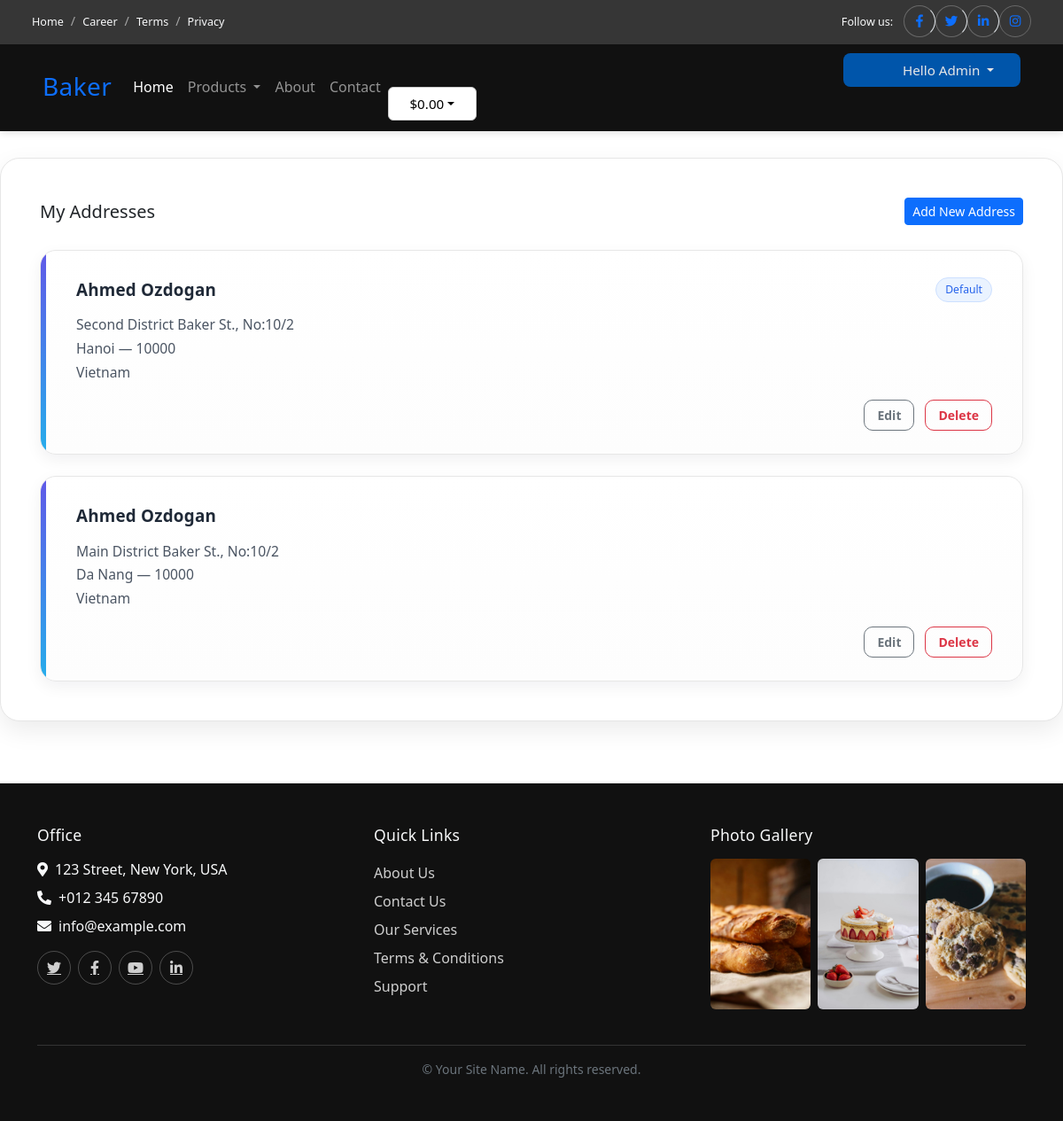
/addresses/ (signed in), run on the app's committed database.
### main/models.py (models this page shows, shortened)
class TimeStampedModel(models.Model):
    created_at = models.DateTimeField(auto_now_add=True)
    updated_at = models.DateTimeField(auto_now=True)
    class Meta:
        abstract = True

class Address(TimeStampedModel):
    user = models.ForeignKey(
        settings.AUTH_USER_MODEL,
        on_delete=models.CASCADE,
        related_name="addresses",
    )
    full_name = models.CharField(max_length=120)
    line1 = models.CharField(max_length=200)
    line2 = models.CharField(max_length=200, blank=True)
    city = models.CharField(max_length=80)
    postal_code = models.CharField(max_length=20)
    country = models.CharField(max_length=60, default="Vietnam")
    is_default = models.BooleanField(default=False)
    class Meta:
        ordering = ["-is_default", "created_at"]

### main/views.py (the view)
# urls.py: path("addresses/", address_list, name="address_list"),
def address_list(request):
    addresses = Address.objects.filter(user=request.user)
    return render(request, "main/address_list.html", {"addresses": addresses})

### shop/context_processors.py (called while the page is built)
def cart_context(request):
    try:
        cart = get_or_create_cart(request)
        items = cart.items.select_related("product") # type: ignore
        total = sum(i.quantity * i.unit_price for i in items)
        count = sum(i.quantity for i in items)
    except Exception:
        cart, items, total, count = None, [], 0, 0
    return {
        "cart_items": items,
        "cart_total": total,
        "cart_count": count,
    }

### shop/utils.py (called while the page is built)
def get_or_create_cart(request):
    if request.user.is_authenticated:
        cart, _ = Cart.objects.get_or_create(user=request.user, session_key=None)
        return cart
    session_key = _ensure_session_key(request)
    cart, _ = Cart.objects.get_or_create(user=None, session_key=session_key)
    return cart

### main/templates/main/address_list.html (shortened to what this page needs)
{% extends "main/base.html" %}
{% load static %}
{% block extra_head %}
  <link rel="stylesheet" href="{% static 'main/css/address_list.css' %}">
{% endblock %}
{% block content %}
<div class="addresses">
  <div class="addr-header">
    <h5 class="m-0">My Addresses</h5>
    <a href="{% url 'main:add_address' %}" class="btn btn-sm btn-primary btn-add-addr">Add New Address</a>
  </div>
  <div class="addr-wrapper">
    <ul class="addr-grid">
      {% if addresses %}
        {% for address in addresses %}
          <li class="addr-card">
            <div class="addr-card-body">
              <div class="addr-top">
                <strong class="addr-name">{{ address.full_name }}</strong>
                {% if address.is_default %}
                  <span class="badge-default">Default</span>
                {% endif %}
              </div>
              <div class="addr-lines">
                <div>{{ address.line1 }}{% if address.line2 %}, {{ address.line2 }}{% endif %}</div>
                <div>{{ address.city }} — {{ address.postal_code }}</div>
                <div>{{ address.country }}</div>
              </div>
              <div class="addr-actions">
                <a class="btn btn-outline-secondary btn-sm"
                   href="{% url 'main:edit_address' address.id %}">Edit</a>
                <form method="post"
                      action="{% url 'main:delete_address' address.id %}"
                      class="d-inline"
                      onsubmit="return confirm('Delete this address?');">
                  <button class="btn btn-outline-danger btn-sm" type="submit">Delete</button>
                </form>
              </div>
            </div>
          </li>
        {% endfor %}
      {% endif %}
    </ul>
  </div>
</div>
{% endblock %}

### main/templates/main/header.html (shortened to what this page needs)
<div class="site-topbar text-light d-none d-lg-block">
  <div class="container-fluid">
    <div class="row gx-0 align-items-center" style="min-height: 48px">
      <div class="col-lg-6 px-4 text-start">
        <ol class="breadcrumb mb-0 topbar-breadcrumb">
          <li class="breadcrumb-item">
            <a class="small text-light" href="{% url 'main:index' %}">Home</a>
          </li>
          <li class="breadcrumb-item">
            <a class="small text-light" href="#">Career</a>
          </li>
          <li class="breadcrumb-item">
            <a class="small text-light" href="#">Terms</a>
          </li>
          <li class="breadcrumb-item">
            <a class="small text-light" href="#">Privacy</a>
          </li>
        </ol>
      </div>
      <div class="col-lg-6 px-4 text-end">
        <small class="follow-label me-2">Follow us:</small>
        <span class="social-icons d-inline-flex align-items-center">
          <a class="social-btn border-end" href="#"
            ><i class="fab fa-facebook-f"></i
          ></a>
          <a class="social-btn border-end" href="#"
            ><i class="fab fa-twitter"></i
          ></a>
          <a class="social-btn border-end" href="#"
            ><i class="fab fa-linkedin-in"></i
          ></a>
          <a class="social-btn" href="#"><i class="fab fa-instagram"></i></a>
        </span>
      </div>
    </div>
  </div>
</div>
<nav class="navbar navbar-expand-lg navbar-dark bg-dark site-navbar fixed-top">
  <div class="container-fluid px-lg-5">
    <a href="{% url 'main:index' %}" class="navbar-brand ms-2 ms-lg-0">
      <span class="text-primary h3 mb-0">Baker</span>
    </a>
    <div class="collapse navbar-collapse" id="navbarCollapse">
      <ul class="navbar-nav mx-auto p-3 p-lg-0">
        <li class="nav-item">
          <a href="{% url 'main:index' %}" class="nav-link active">Home</a>
        </li>
        <li class="nav-item dropdown">
          <a
            class="nav-link dropdown-toggle"
            id="menuDropdown"
            role="button"
            data-bs-toggle="dropdown"
            aria-expanded="false"
          >
            Products
          </a>
        </li>
        <li class="nav-item"><a href="#" class="nav-link">About</a></li>
        <li class="nav-item"><a href="#" class="nav-link">Contact</a></li>
      </ul>
      <div
        class="flex-row gap-2 mt-2 mt-lg-0 justify-content-lg-end w-100 w-lg-auto"
      >
        <div
          class="button-cart-group d-flex flex-column justify-content-end flex-lg-row align-items-lg-center w-100 w-lg-auto"
        >
          {% if request.user.is_authenticated %}
          <div
            class="user-dropdown dropdown w-40 w-lg-auto text-center text-lg-center"
          >
            <button
              class="dropdown-toggle btn btn-outline-light w-100 w-lg-auto"
              id="userMenuBtn"
              data-bs-toggle="dropdown"
              aria-expanded="false"
            >
              Hello {{ request.user.first_name }}
            </button>
          </div>
          {% endif %}
        </div>
        <div class="cart-group btn-group dropdown-center">
          <button
            class="cart-price-box dropdown-toggle nav-control"
            id="cartPriceBtn"
            data-bs-toggle="dropdown"
            aria-expanded="false"
          >
            <span id="cartTotal">$0.00</span>
          </button>
        </div>
      </div>
    </div>
  </div>
</nav>

### main/static/main/css/header.css (style rules this page uses)
:root { --header-topbar-height: 48px; --header-navbar-height: 60px; --header-primary: var(--bs-primary, #0d6efd); --topbar-h: 50px; --navbar-h: 56px; }
.site-topbar { position: fixed; top: 0; left: 0; right: 0; height: var(--topbar-h); display: flex; align-items: center; z-index: 1041; font-size: 0.9rem; color: #fff; background-color: #363636; transform: translateY(0); transition: transform 0.3s ease; }
.site-navbar { position: fixed; top: var(--topbar-h); left: 0; right: 0; z-index: 1040; transition: top 0.3s ease; }
@media (min-width: 992px) { body { padding-top: calc(var(--topbar-h) + var(--navbar-h)); } }
.topbar-breadcrumb { background: none; margin: 0; padding: 0; }
.topbar-breadcrumb .breadcrumb-item + .breadcrumb-item::before { color: rgba(255, 255, 255, 0.55); }
.topbar-breadcrumb .breadcrumb-item a { color: #cfcfcf; text-decoration: none; transition: color 0.2s ease; }
.follow-label { font-weight: 500; }
.social-icons .social-btn { display: inline-flex; align-items: center; justify-content: center; width: 36px; height: 36px; color: var(--header-primary); text-decoration: none; transition: background-color 0.2s, color 0.2s; }
.social-icons .social-btn.border-end { border-right: 1px solid rgba(255, 255, 255, 0.2); }
@media (min-width: 992px) { .site-topbar { position: fixed; top: 0; left: 0; right: 0; } }
.site-navbar { z-index: 1040; box-shadow: 0 2px 8px rgba(0, 0, 0, 0.12); min-height: 100px; }
.site-navbar .nav-link { padding: 0.75rem 1rem; transition: color 0.2s ease; }
.site-navbar .navbar-brand .text-primary { letter-spacing: 0.4px; }
@media (min-width: 992px) { .site-navbar { top: var(--header-topbar-height); position: fixed; left: 0; right: 0; } }
@media (min-width: 992px) { body { padding-top: calc( var(--header-topbar-height) + var(--header-navbar-height) ); } }
.site-topbar.bg-dark, .site-navbar.bg-dark { background-color: #111 !important; }
.cart-price-box { display: flex; align-items: center; justify-content: center; width: 200px; height: 40px; padding: 0; margin: 0 !important; border-width: 1px; font-size: 16px; border-radius: 8px; box-sizing: border-box; background: #ffffff; color: #000; border: 1px solid #ccc; text-align: center; }
.login, .sign-up, .cart-price-box { width: 100px; border-radius: 6px; margin-right: 10px; }
.cart-group { position: relative; display: inline-block; align-items: center; vertical-align: top; gap: 0; }
@media (min-width: 992px) { .user-dropdown .btn, .button-group .btn, .cart-price-box { height: auto !important; line-height: normal !important; width: 100px !important; font-size: 0.95rem !important; padding: 0.5rem 1rem !important; } }
@media (min-width: 992px) { .button-cart-group, .cart-group { margin-left: auto !important; } }
@media (min-width: 992px) { .button-group a, .cart-group button { width: auto; margin: 0 4px; font-size: 0.95rem; padding: 6px 14px; } }

### main/static/main/css/footer.css (style rules this page uses)
.social-btn { width: 38px; height: 38px; display: inline-flex; align-items: center; justify-content: center; border: 1px solid rgba(255, 255, 255, .25); border-radius: 50%; color: #cfcfcf; transition: all .2s ease; }

### main/templates/main/base.html (style rules this page uses)
.user-dropdown { position: relative; display: inline-block; background: #0055aa; border-radius: 8px; width: 200px; box-sizing: border-box; }
.user-dropdown .dropdown-toggle { width: 200px; height: 40px; padding: 0 12px; font-size: 16px; border-radius: 8px; box-sizing: border-box; background: #0055aa; color: #e7e7e7; border: 1px solid transparent; }

### data on the page
Address: full_name "Ahmed Ozdogan", is_default "Default", line1 "Second District Baker St.", line2 "No:10/2", city "Hanoi", postal_code "10000", country "Vietnam"
Address: full_name "Ahmed Ozdogan", line1 "Main District Baker St.", line2 "No:10/2", city "Da Nang", postal_code "10000", country "Vietnam"

### other printed values
{{ request.user.first_name }} "Admin"
